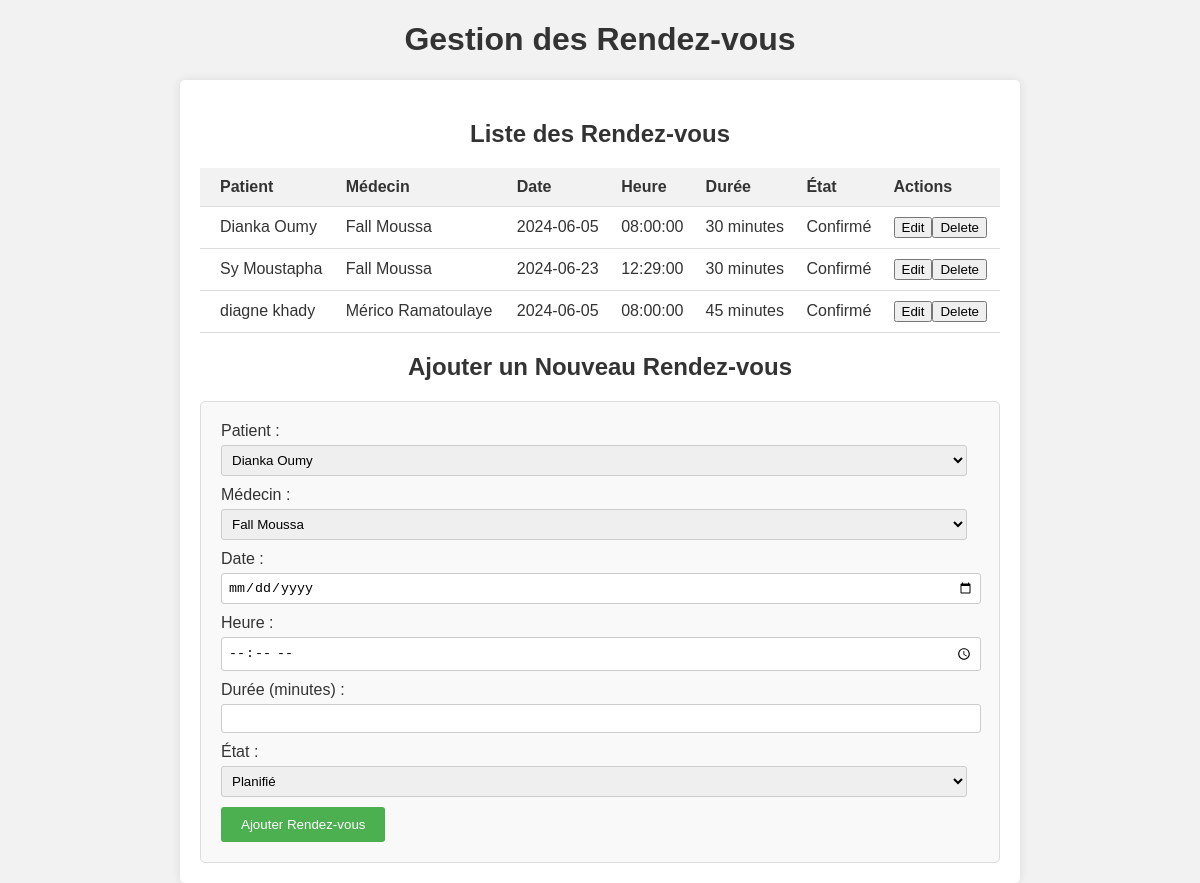
The page /planification_rendezvous.php on the database its author committed.
### tables this page shows
CREATE TABLE `rendez_vous` (
  `id` int(11) NOT NULL,
  `patient_id` int(11) DEFAULT NULL,
  `medecin_id` int(11) DEFAULT NULL,
  `date_rendez_vous` date DEFAULT NULL,
  `heure_debut` time DEFAULT NULL,
  `duree` int(11) DEFAULT NULL,
  `etat` enum('Planifié','Confirmé','Annulé') DEFAULT NULL
);

CREATE TABLE `patients` (
  `id` int(11) NOT NULL,
  `nom` varchar(100) NOT NULL,
  `prenom` varchar(100) NOT NULL,
  `date_naissance` date DEFAULT NULL,
  `genre` enum('Masculin','Féminin') DEFAULT NULL,
  `adresse` varchar(255) DEFAULT NULL,
  `ville` varchar(100) DEFAULT NULL,
  `code_postal` varchar(10) DEFAULT NULL,
  `pays` varchar(100) DEFAULT NULL,
  `email` varchar(255) DEFAULT NULL,
  `telephone` varchar(20) DEFAULT NULL
);

CREATE TABLE `medecins` (
  `id` int(11) NOT NULL,
  `nom` varchar(100) NOT NULL,
  `prenom` varchar(100) NOT NULL,
  `specialite` varchar(100) DEFAULT NULL,
  `adresse` varchar(255) DEFAULT NULL,
  `ville` varchar(100) DEFAULT NULL,
  `code_postal` varchar(10) DEFAULT NULL,
  `pays` varchar(100) DEFAULT NULL,
  `email` varchar(255) DEFAULT NULL,
  `telephone` varchar(20) DEFAULT NULL
);

### planification_rendezvous.php (the view, shortened to what this page needs)
<!DOCTYPE html>
<html lang="fr">
<head>
</head>
<body>
    <h1>Gestion des Rendez-vous</h1>
    <main>
        <section>
            <h2>Liste des Rendez-vous</h2>
            <table>
                <thead>
                    <tr>
                        <th>Patient</th>
                        <th>Médecin</th>
                        <th>Date</th>
                        <th>Heure</th>
                        <th>Durée</th>
                        <th>État</th>
                        <th>Actions</th>
                    </tr>
                </thead>
                <tbody>
                    <?php
                    require_once('config.php');
                    $sql = "SELECT r.id, r.date_rendez_vous, r.heure_debut, r.duree, r.etat,
                                    p.nom AS patient_nom, p.prenom AS patient_prenom,
                                    m.nom AS medecin_nom, m.prenom AS medecin_prenom
                            FROM rendez_vous r
                            JOIN patients p ON r.patient_id = p.id
                            JOIN medecins m ON r.medecin_id = m.id";
                    $result = $conn->query($sql);
                    if ($result->num_rows > 0) {
                        while($row = $result->fetch_assoc()) {
                            echo "<tr>";
                            echo "<td>" . $row["patient_nom"] . " " . $row["patient_prenom"] . "</td>";
                            echo "<td>" . $row["medecin_nom"] . " " . $row["medecin_prenom"] . "</td>";
                            echo "<td>" . $row["date_rendez_vous"] . "</td>";
                            echo "<td>" . $row["heure_debut"] . "</td>";
                            echo "<td>" . $row["duree"] . " minutes</td>";
                            echo "<td>" . $row["etat"] . "</td>";
                            echo "<td><button>Edit</button><button>Delete</button></td>";
                            echo "</tr>";
                        }
                    } else {
                        echo "<tr><td colspan='7'>Aucun rendez-vous trouvé.</td></tr>";
                    }
                    ?>
                </tbody>
            </table>
        </section>
        <section>
            <h2>Ajouter un Nouveau Rendez-vous</h2>
            <form action="ajouter_rendezvous.php" method="post">
                <label for="patient_id">Patient :</label>
                <select id="patient_id" name="patient_id" required>
                    <?php
                    $sql_patients = "SELECT id, nom, prenom FROM patients";
                    $result_patients = $conn->query($sql_patients);
                    if ($result_patients->num_rows > 0) {
                        while($row = $result_patients->fetch_assoc()) {
                            echo "<option value='" . $row["id"] . "'>" . $row["nom"] . " " . $row["prenom"] . "</option>";
                        }
                    } else {
                        echo "<option value=''>Aucun patient trouvé</option>";
                    }
                    ?>
                </select>
                <label for="medecin_id">Médecin :</label>
                <select id="medecin_id" name="medecin_id" required>
                    <?php
                    $sql_medecins = "SELECT id, nom, prenom FROM medecins";
                    $result_medecins = $conn->query($sql_medecins);
                    if ($result_medecins->num_rows > 0) {
                        while($row = $result_medecins->fetch_assoc()) {
                            echo "<option value='" . $row["id"] . "'>" . $row["nom"] . " " . $row["prenom"] . "</option>";
                        }
                    } else {
                        echo "<option value=''>Aucun médecin trouvé</option>";
                    }
                    ?>
                </select>
                <label for="date_rendez_vous">Date :</label>
                <input type="date" id="date_rendez_vous" name="date_rendez_vous" required>
                <label for="heure_debut">Heure :</label>
                <input type="time" id="heure_debut" name="heure_debut" required>
                <label for="duree">Durée (minutes) :</label>
                <input type="text" id="duree" name="duree" required>
                <label for="etat">État :</label>
                <select id="etat" name="etat" required>
                    <option value="Planifié">Planifié</option>
                </select>
                <button type="submit">Ajouter Rendez-vous</button>
            </form>
        </section>
    </main>
</body>
</html>

### planification_rendezvous.php (style rules this page uses)
body { font-family: Arial, sans-serif; margin: 0; padding: 0; background-color: #f2f2f2; color: #333; }
h1, h2 { text-align: center; }
main { max-width: 800px; margin: 0 auto; padding: 20px; background-color: #fff; border-radius: 5px; box-shadow: 0 0 10px rgba(0, 0, 0, 0.1); }
table { width: 100%; border-collapse: collapse; margin-bottom: 20px; }
th, td { padding: 10px; text-align: left; border-bottom: 1px solid #ddd; }
th { background-color: #f2f2f2; }
th:first-child, td:first-child { padding-left: 20px; }
form { border: 1px solid #ddd; padding: 20px; border-radius: 5px; background-color: #f9f9f9; }
label { display: block; margin-bottom: 5px; }
input[type="text"], input[type="date"], input[type="time"], textarea, select { width: calc(100% - 12px); padding: 6px; margin-bottom: 10px; border: 1px solid #ccc; border-radius: 3px; }
button[type="submit"] { background-color: #4CAF50; color: white; padding: 10px 20px; border: none; border-radius: 3px; cursor: pointer; }

### rows shown on the page
rendez_vous: patient.nom "Dianka", patient.prenom "Oumy", medecin.nom "Fall", medecin.prenom "Moussa", date_rendez_vous "2024-06-05", heure_debut "08:00:00", duree "30", etat "Confirmé"
rendez_vous: patient.nom "Sy", patient.prenom "Moustapha", medecin.nom "Fall", medecin.prenom "Moussa", date_rendez_vous "2024-06-23", heure_debut "12:29:00", duree "30", etat "Confirmé"
rendez_vous: patient.nom "diagne", patient.prenom "khady", medecin.nom "Mérico", medecin.prenom "Ramatoulaye", date_rendez_vous "2024-06-05", heure_debut "08:00:00", duree "45", etat "Confirmé"

### other values the page prints
form field patient_id "Dianka Oumy"
form field medecin_id "Fall Moussa"
